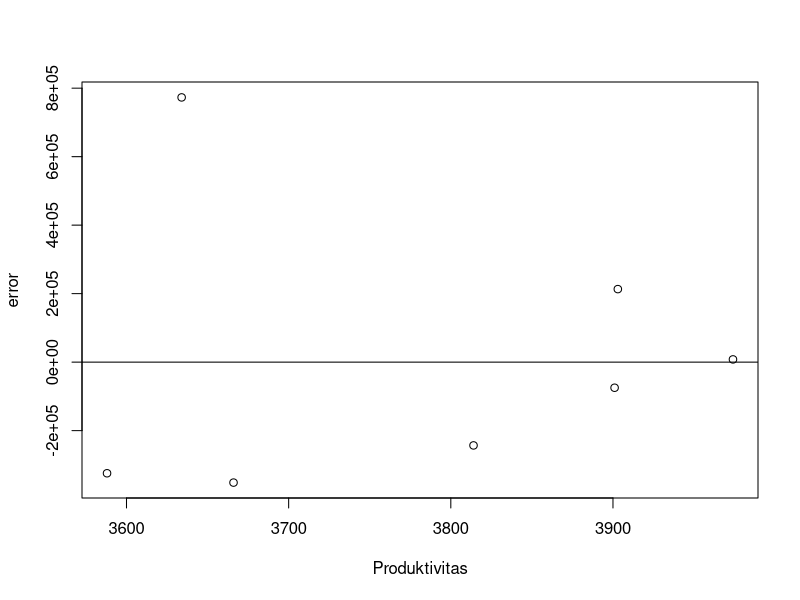
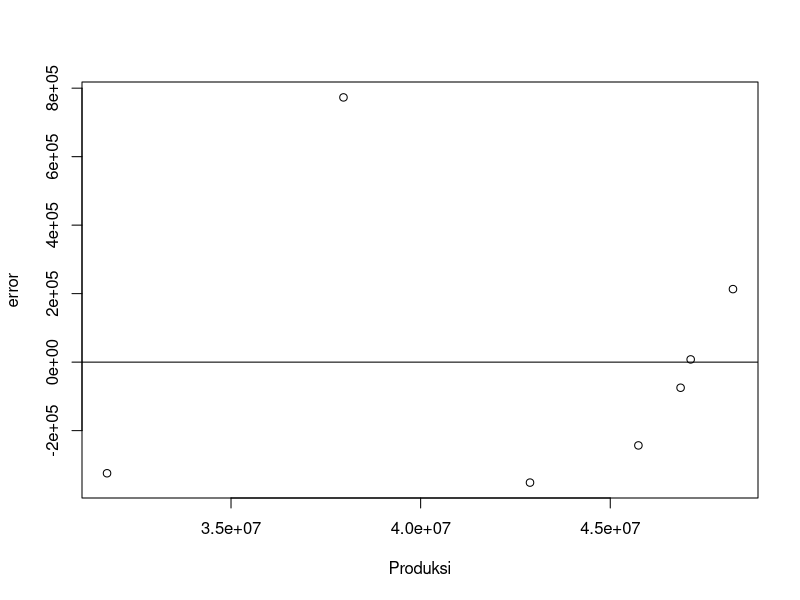

The R source for these figures, in order:
## ---- chunk 1
#| label: Plot Error Terhadap Produktivitas
#| fig-cap: "Plot Error Terhadap Produktivitas"
setwd('D:/Metopel/UAS METOPEL')
library(readxl)
dat<-read_excel('latihan.xlsx')
reg1<-lm(Y~X+S,data=dat)
dat$m<-resid(reg1)
plot(dat$S,dat$m,xlab="Produktivitas",ylab="error")
abline(h=0)
## ---- chunk 2
#| label: Plot Error Terhadap Produksi
#| fig-cap: "Plot Error Terhadap Produksi"
setwd('D:/Metopel/UAS METOPEL')
dat<-read_excel('latihan.xlsx')
reg1<-lm(Y~X+S,data=dat)
dat$m<-resid(reg1)
plot(dat$X,dat$m,xlab="Produksi",ylab="error")
abline(h=0)
## ---- chunk 3
library(readxl)
rayna<-read_excel("latihan.xlsx")
reg<-lm(S~X+Y,data=rayna)
summary(reg)
